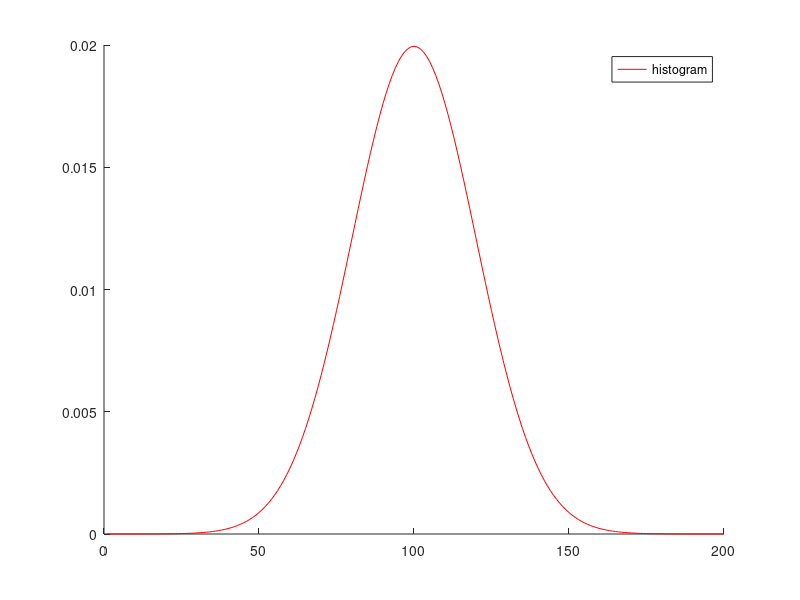

MATLAB code for this plot:
function ans = ex3()
    % random variable X~N(100,20)
    X = normrnd(100,20,1,1000);
    
    % estimate A: 80 < X < 140
    ans = (sum(X > 80) - sum(X > 140)) / 1000;

    % calculate theoretical probability of A
    % P(80 < X < 140) = P(X < 140) - P(X < 80)
    ans = normcdf(140,100,20) - normcdf(80,100,20);

    % hist with 13 bars
    disp(hist(X, 13) ./ sum(X))
    
    
    % plot density function of X
    % x = 94:106;
    % length(x)
    % length(bins)
    % bar(x, bins);

    hold on;
    plot(1:200, normpdf(1:200,100,20) , 'r');
    legend('histogram','density function');



endfunction